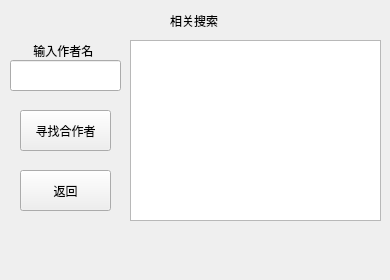
<?xml version="1.0" encoding="UTF-8"?>
<ui version="4.0">
 <class>MainWindow2</class>
 <widget class="QMainWindow" name="MainWindow2">
  <property name="geometry">
   <rect>
    <x>0</x>
    <y>0</y>
    <width>390</width>
    <height>280</height>
   </rect>
  </property>
  <property name="minimumSize">
   <size>
    <width>390</width>
    <height>280</height>
   </size>
  </property>
  <property name="maximumSize">
   <size>
    <width>390</width>
    <height>280</height>
   </size>
  </property>
  <property name="windowTitle">
   <string>相关搜索</string>
  </property>
  <property name="styleSheet">
   <string notr="true">background-image: url(:/C:/Users/yangyuzhe/Desktop/QQ图片20210418104443.png);</string>
  </property>
  <widget class="QWidget" name="centralwidget">
   <widget class="QPushButton" name="pushButton_2">
    <property name="geometry">
     <rect>
      <x>20</x>
      <y>170</y>
      <width>91</width>
      <height>41</height>
     </rect>
    </property>
    <property name="cursor">
     <cursorShape>PointingHandCursor</cursorShape>
    </property>
    <property name="text">
     <string>返回</string>
    </property>
   </widget>
   <widget class="QLabel" name="label_2">
    <property name="geometry">
     <rect>
      <x>170</x>
      <y>10</y>
      <width>51</width>
      <height>21</height>
     </rect>
    </property>
    <property name="text">
     <string>相关搜索</string>
    </property>
   </widget>
   <widget class="QLineEdit" name="lineEdit">
    <property name="geometry">
     <rect>
      <x>10</x>
      <y>60</y>
      <width>111</width>
      <height>31</height>
     </rect>
    </property>
   </widget>
   <widget class="QPushButton" name="pushButton">
    <property name="geometry">
     <rect>
      <x>20</x>
      <y>110</y>
      <width>91</width>
      <height>41</height>
     </rect>
    </property>
    <property name="cursor">
     <cursorShape>PointingHandCursor</cursorShape>
    </property>
    <property name="text">
     <string>寻找合作者</string>
    </property>
   </widget>
   <widget class="QTextBrowser" name="textBrowser">
    <property name="geometry">
     <rect>
      <x>130</x>
      <y>40</y>
      <width>251</width>
      <height>181</height>
     </rect>
    </property>
    <property name="styleSheet">
     <string notr="true">color: rgb(255, 255, 0);</string>
    </property>
   </widget>
   <widget class="QLabel" name="label">
    <property name="geometry">
     <rect>
      <x>30</x>
      <y>40</y>
      <width>71</width>
      <height>21</height>
     </rect>
    </property>
    <property name="text">
     <string> 输入作者名</string>
    </property>
   </widget>
   <zorder>label</zorder>
   <zorder>pushButton_2</zorder>
   <zorder>label_2</zorder>
   <zorder>lineEdit</zorder>
   <zorder>pushButton</zorder>
   <zorder>textBrowser</zorder>
  </widget>
  <widget class="QMenuBar" name="menubar">
   <property name="geometry">
    <rect>
     <x>0</x>
     <y>0</y>
     <width>390</width>
     <height>21</height>
    </rect>
   </property>
  </widget>
 </widget>
 <resources/>
 <connections/>
</ui>
